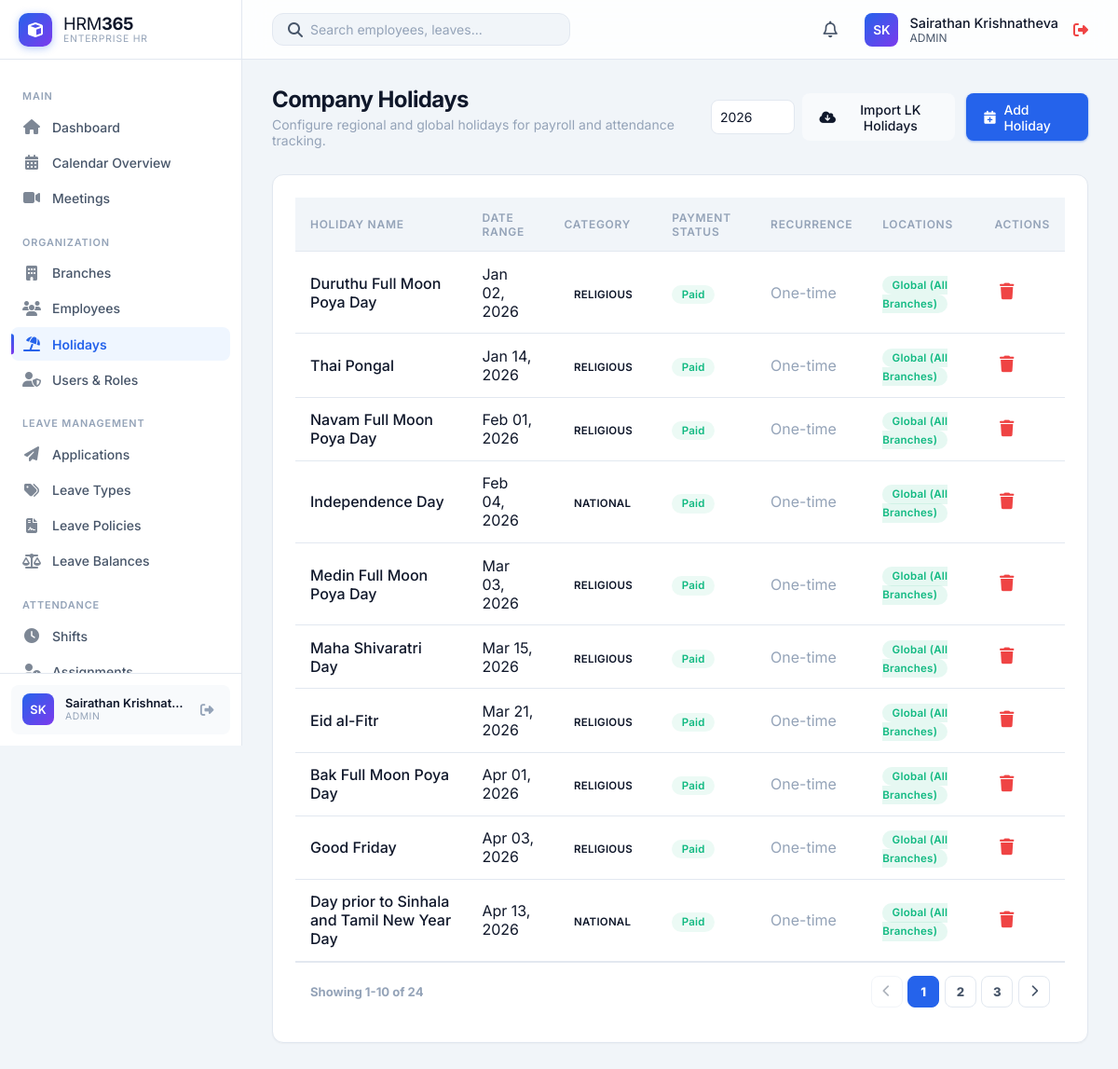
Page /HRM365/modules/holidays/index.php (signed in) on the committed database.
### tables this page shows
CREATE TABLE `users` (
  `id` int(11) NOT NULL,
  `username` varchar(50) NOT NULL,
  `password` varchar(255) NOT NULL,
  `full_name` varchar(100) DEFAULT NULL,
  `phone` varchar(30) DEFAULT NULL,
  `role` enum('admin','HR','manager','employee') DEFAULT 'employee',
  `status` enum('Active','Inactive') DEFAULT 'Active',
  `language` varchar(20) DEFAULT 'English',
  `department` varchar(50) DEFAULT NULL,
  `employee_id` int(11) DEFAULT NULL,
  `created_at` timestamp NOT NULL DEFAULT current_timestamp()
);

CREATE TABLE `system_settings` (
  `setting_key` varchar(50) NOT NULL,
  `setting_value` text NOT NULL,
  `updated_at` timestamp NOT NULL DEFAULT current_timestamp() ON UPDATE current_timestamp()
);

CREATE TABLE `holidays` (
  `id` int(11) NOT NULL,
  `name` varchar(255) NOT NULL,
  `start_date` date NOT NULL,
  `end_date` date DEFAULT NULL,
  `category` enum('National','Religious','Company-specific','Other') DEFAULT 'National',
  `description` text DEFAULT NULL,
  `is_recurring` tinyint(1) DEFAULT 0,
  `is_paid` tinyint(1) DEFAULT 1,
  `is_half_day` tinyint(1) DEFAULT 0,
  `applies_to_all_branches` tinyint(1) DEFAULT 1,
  `created_at` timestamp NOT NULL DEFAULT current_timestamp()
);

### HRM365/modules/holidays/index.php (the view, shortened to what the rows shown need)
<?php
require_once '../../includes/db.php';
require_once '../../includes/auth.php';
$stmt = $pdo->query("SELECT * FROM holidays ORDER BY start_date ASC");
$holidays = $stmt->fetchAll();
$holidayCountry = $pdo->query("SELECT setting_value FROM system_settings WHERE setting_key = 'holiday_country'")->fetchColumn();
include '../../includes/header.php';
?>
<div class="page-header">
    <div>
        <h1 class="page-title">Company Holidays</h1>
    </div>
    <?php if (in_array($currentUser['role'], ['admin', 'HR'])): ?>
    <div style="display: flex; gap: 0.75rem; align-items: center;">
        <form action="import_public.php" method="POST" style="margin: 0; display: flex; gap: 0.5rem; align-items: center;">
            <input type="number" name="year" value="<?php echo date('Y'); ?>" min="2000" max="2100" style="width: 90px; padding: 0.55rem; border-radius: var(--radius-md); border: 1px solid var(--border-color); background: var(--bg-secondary); color: var(--text-primary); outline: none;">
            <button type="submit" class="btn" style="background: var(--bg-hover); color: var(--text-primary);" title="Import public holidays for <?php echo htmlspecialchars($holidayCountry); ?>">
                <i class="fas fa-cloud-download-alt"></i> Import <?php echo htmlspecialchars($holidayCountry); ?> Holidays
            </button>
        </form>
        <a href="create.php" class="btn btn-primary">
            <i class="fas fa-calendar-plus"></i> Add Holiday
        </a>
    </div>
    <?php endif; ?>
</div>
<div class="card">
    <div class="table-container">
        <table class="table">
            <thead>
                <tr>
                    <th>Holiday Name</th>
                    <th>Date Range</th>
                    <th>Category</th>
                    <th>Payment Status</th>
                    <th>Recurrence</th>
                    <th>Locations</th>
                    <th>Actions</th>
                </tr>
            </thead>
            <tbody>
                <?php foreach ($holidays as $h): ?>
                <tr>
                    <td>
                        <div style="font-weight: 500; color: var(--text-primary);"><?php echo htmlspecialchars($h['name']); ?></div>
                    </td>
                    <td>
                        <?php
                        echo date('M d, Y', strtotime($h['start_date']));
                        ?>
                    </td>
                    <td><span class="status-badge" style="text-transform: uppercase;"><?php echo htmlspecialchars($h['category']); ?></span></td>
                    <td>
                        <?php if ($h['is_paid']): ?>
                            <span class="status-badge status-active">Paid</span>
                        <?php else: ?>
                            <span class="status-badge status-leave">Unpaid</span>
                        <?php endif; ?>
                    </td>
                    <td>
                        <?php if ($h['is_recurring']): ?>
                            <span style="color: var(--accent-primary);"><i class="fas fa-sync-alt"></i> Annual</span>
                        <?php else: ?>
                            <span style="color: var(--text-muted);">One-time</span>
                        <?php endif; ?>
                    </td>
                    <td>
                        <?php
                        if ($h['applies_to_all_branches']) {
                            echo '<span class="status-badge" style="background: rgba(16, 185, 129, 0.1); color: var(--accent-success);">Global (All Branches)</span>';
                        } else {
                            $brStmt = $pdo->prepare("SELECT b.name FROM holiday_branches hb JOIN branches b ON hb.branch_id = b.id WHERE hb.holiday_id = ?");
                            $brStmt->execute([$h['id']]);
                            $branchNames = $brStmt->fetchAll(PDO::FETCH_COLUMN);
                            echo htmlspecialchars(implode(', ', $branchNames));
                        }
                        ?>
                    </td>
                    <td>
                        <?php if (in_array($currentUser['role'], ['admin', 'HR'])): ?>
                        <div style="display: flex; gap: 0.5rem;">
                            <form action="delete.php" method="POST" style="margin: 0;" onsubmit="return confirm('Delete this holiday?');">
                                <button type="submit" class="action-btn" style="color: var(--accent-danger);" title="Delete Holiday"><i class="fas fa-trash"></i></button>
                            </form>
                        </div>
                        <?php endif; ?>
                    </td>
                </tr>
                <?php endforeach; ?>
            </tbody>
        </table>
    </div>
</div>
<?php include '../../includes/footer.php'; ?>

### HRM365/includes/header.php (shortened to what the rows shown need)
<?php
require_once __DIR__ . '/auth.php';
require_once __DIR__ . '/avatar.php';
$stylesheetPath = __DIR__ . '/../css/styles.css';
$stylesheetVersion = is_file($stylesheetPath) ? filemtime($stylesheetPath) : time();
?>
<!DOCTYPE html>
<html lang="en">
<head>
    <link rel="stylesheet" href="<?php echo app_url('css/styles.css'); ?>?v=<?php echo $stylesheetVersion; ?>">
    <link rel="stylesheet" href="https://cdnjs.cloudflare.com/ajax/libs/font-awesome/6.4.0/css/all.min.css">
</head>
<body>
    <?php include 'sidebar.php'; ?>
    <div class="main-wrapper">
        <header class="top-header">
            <div class="header-actions">
                <div class="user-profile" style="display: flex; align-items: center; gap: 1rem;">
                    <a href="<?php echo app_url('profile.php'); ?>" style="display: flex; align-items: center; gap: 0.75rem; text-decoration: none; color: inherit;">
                        <?php echo render_avatar($currentUser['first_name'] ?? null, $currentUser['last_name'] ?? null, $currentUser['profile_photo'] ?? null, $currentUser['username']); ?>
                        <div class="user-info">
                            <div style="font-size: 0.9rem; font-weight: 500; color: var(--text-primary);">
                                <?php echo htmlspecialchars($_SESSION['full_name'] ?? $currentUser['username']); ?>
                            </div>
                            <div style="font-size: 0.75rem; color: var(--text-secondary); text-transform: uppercase;">
                                <?php echo htmlspecialchars($currentUser['role']); ?>
                            </div>
                        </div>
                    </a>
                </div>
            </div>
        </header>
        <main class="content-area">

### HRM365/includes/sidebar.php (shortened to what the rows shown need)
<?php
require_once __DIR__ . '/avatar.php';
?>
<aside class="sidebar">
    <div class="sidebar-footer">
        <div class="sidebar-user">
            <?php echo render_avatar($currentUser['first_name'] ?? null, $currentUser['last_name'] ?? null, $currentUser['profile_photo'] ?? null, $currentUser['username']); ?>
            <div class="sidebar-user-info">
                <div class="sidebar-user-name"><?php echo htmlspecialchars($_SESSION['full_name'] ?? $currentUser['username']); ?></div>
                <div class="sidebar-user-role"><?php echo htmlspecialchars($currentUser['role']); ?></div>
            </div>
            <a href="<?php echo app_url('logout.php'); ?>" class="sidebar-logout" title="Logout"><i class="fas fa-sign-out-alt"></i></a>
        </div>
    </div>
</aside>

### HRM365/includes/avatar.php (shortened to what the rows shown need)
<?php
function profile_photo_url(?string $path): ?string
{
    if (empty($path)) {
        return null;
    }
    $relative = ltrim(str_replace('\\', '/', $path), '/');
    $absolute = realpath(__DIR__ . '/../' . str_replace('/', DIRECTORY_SEPARATOR, $relative));
    return app_url($relative) . '?v=' . filemtime($absolute);
}
function avatar_initials(?string $first, ?string $last, ?string $fallback = ''): string
{
    $first = trim((string) $first);
    $last = trim((string) $last);
    if ($first !== '' || $last !== '') {
        return strtoupper(substr($first, 0, 1) . substr($last, 0, 1));
    }
    $fallback = trim($fallback);
    return strtoupper(substr($fallback !== '' ? $fallback : 'U', 0, 2));
}
function render_avatar(?string $first, ?string $last, ?string $photoPath, ?string $fallback = '', string $class = 'avatar', string $style = ''): string
{
    $url = profile_photo_url($photoPath);
    $label = trim(trim((string) $first) . ' ' . trim((string) $last));
    $styleAttr = $style !== '' ? ' style="' . htmlspecialchars($style, ENT_QUOTES, 'UTF-8') . '"' : '';
    $classAttr = htmlspecialchars($class, ENT_QUOTES, 'UTF-8');
    $titleAttr = htmlspecialchars($label, ENT_QUOTES, 'UTF-8');
    return '<div class="' . $classAttr . '"' . $styleAttr . ' title="' . $titleAttr . '">' . htmlspecialchars(avatar_initials($first, $last, $fallback), ENT_QUOTES, 'UTF-8') . '</div>';
}

### rows in the picture
users: username "SK SK", role "ADMIN"
system_settings: setting_value "LK"
holidays: name "Duruthu Full Moon Poya Day", start_date "Jan 02, 2026", category "RELIGIOUS", is_paid "Paid", is_recurring "One-time", applies_to_all_branches "Global (All Branches)"
holidays: name "Thai Pongal", start_date "Jan 14, 2026", category "RELIGIOUS", is_paid "Paid", is_recurring "One-time", applies_to_all_branches "Global (All Branches)"
holidays: name "Navam Full Moon Poya Day", start_date "Feb 01, 2026", category "RELIGIOUS", is_paid "Paid", is_recurring "One-time", applies_to_all_branches "Global (All Branches)"
holidays: name "Independence Day", start_date "Feb 04, 2026", category "NATIONAL", is_paid "Paid", is_recurring "One-time", applies_to_all_branches "Global (All Branches)"
holidays: name "Medin Full Moon Poya Day", start_date "Mar 03, 2026", category "RELIGIOUS", is_paid "Paid", is_recurring "One-time", applies_to_all_branches "Global (All Branches)"
holidays: name "Maha Shivaratri Day", start_date "Mar 15, 2026", category "RELIGIOUS", is_paid "Paid", is_recurring "One-time", applies_to_all_branches "Global (All Branches)"
holidays: name "Eid al-Fitr", start_date "Mar 21, 2026", category "RELIGIOUS", is_paid "Paid", is_recurring "One-time", applies_to_all_branches "Global (All Branches)"
holidays: name "Bak Full Moon Poya Day", start_date "Apr 01, 2026", category "RELIGIOUS", is_paid "Paid", is_recurring "One-time", applies_to_all_branches "Global (All Branches)"
holidays: name "Good Friday", start_date "Apr 03, 2026", category "RELIGIOUS", is_paid "Paid", is_recurring "One-time", applies_to_all_branches "Global (All Branches)"
holidays: name "Day prior to Sinhala and Tamil New Year Day", start_date "Apr 13, 2026", category "NATIONAL", is_paid "Paid", is_recurring "One-time", applies_to_all_branches "Global (All Branches)"

### other values in the picture
$_SESSION['full_name'] "Sairathan Krishnat…"
$_SESSION['full_name'] "Sairathan Krishnatheva"
